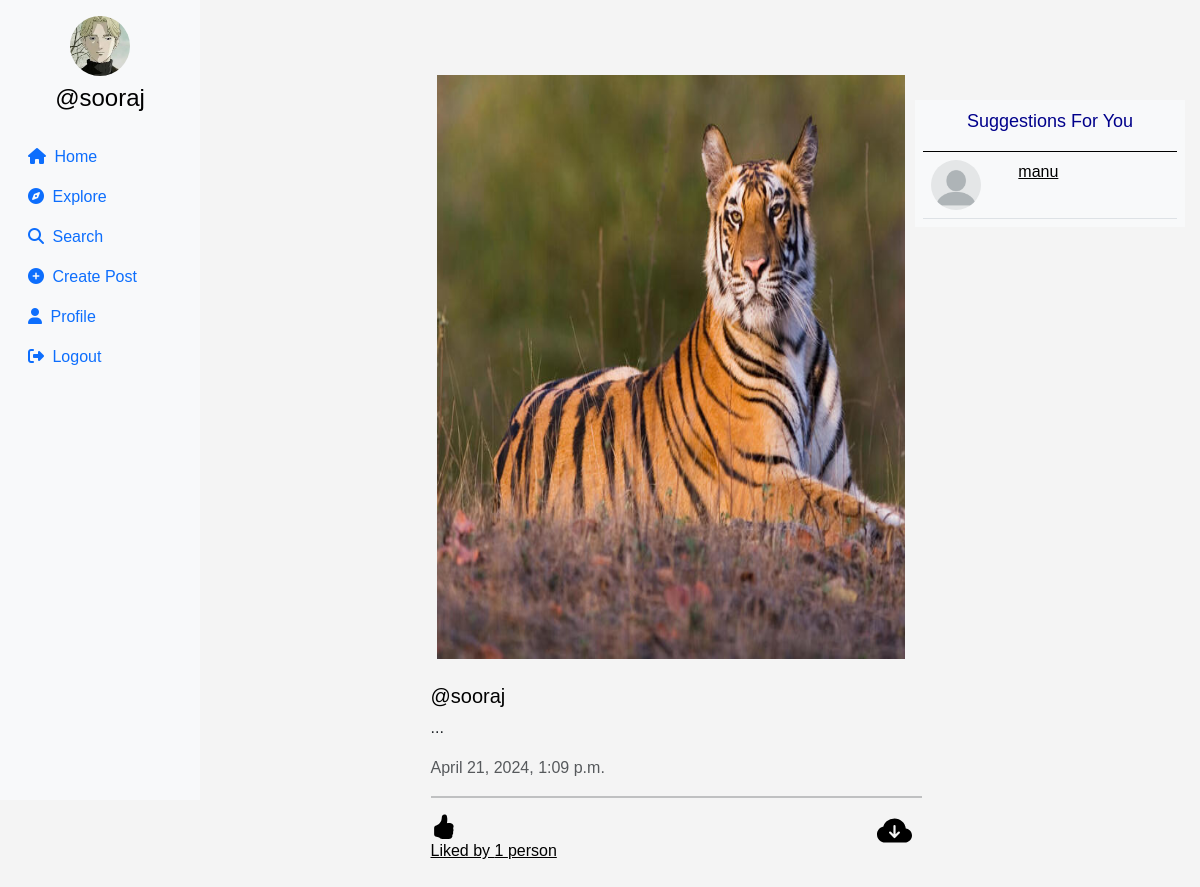
/social/ (signed in), run on the app's committed database.
### social/models.py (models this page shows, shortened)
class Profile(models.Model):
    user = models.ForeignKey(User, on_delete=models.CASCADE)
    id_user = models.IntegerField(primary_key=True, default=0)
    bio = models.TextField(blank=True, default='')
    profileimg = models.ImageField(upload_to='profile_images', default='blank-profile-picture.png')
    location = models.CharField(max_length=100, blank=True, default='')

class Post(models.Model):
    id = models.UUIDField(primary_key=True, default=uuid.uuid4)
    user = models.CharField(max_length=100)
    image = models.ImageField(upload_to='post_images')
    caption = models.TextField()
    created_at = models.DateTimeField(default=datetime.now)
    no_of_likes = models.IntegerField(default=0)

### social/views.py (the view)
# urls.py: 2. Add a URL to urlpatterns:  path('', views.home, name='home')
@login_required(login_url='/userlogin')
def home(request):
    following_users = Followers.objects.filter(follower=request.user.username).values_list('user', flat=True)
    post = Post.objects.filter(Q(user=request.user.username) | Q(user__in=following_users)).order_by('-created_at')
    profile = Profile.objects.get(user=request.user)
    all_users = User.objects.all()
    user_following_all = []
    for user in following_users:
        user_list = User.objects.get(username=user)
        user_following_all.append(user_list)
    new_suggestions_list = [x for x in list(all_users) if (x not in list(user_following_all))]
    current_user = User.objects.filter(username=request.user.username)
    final_suggestions_list = [x for x in list(new_suggestions_list) if (x not in list(current_user))]
    random.shuffle(final_suggestions_list)
    username_profile = []
    username_profile_list = []
    for users in final_suggestions_list:
        username_profile.append(users.id)
    for ids in username_profile:
        profile_lists = Profile.objects.filter(id_user=ids)
        username_profile_list.append(profile_lists)
    suggestions_username_profile_list = list(chain(*username_profile_list))
    context = {
        'post': post,
        'profile': profile,
        'suggestions_username_profile_list':suggestions_username_profile_list,
    }
    return render(request, 'main.html', context)

### social/templates/main.html (shortened to what this page needs)
<!DOCTYPE html>
{% load static %}
<html lang="en">
<head>
    <link rel="stylesheet" href="https://maxcdn.bootstrapcdn.com/bootstrap/4.5.2/css/bootstrap.min.css">
    <link href="https://cdn.jsdelivr.net/npm/bootstrap@5.0.2/dist/css/bootstrap.min.css" rel="stylesheet"
>
    <link href="https://cdn.jsdelivr.net/npm/bootstrap@5.3.3/dist/css/bootstrap.min.css" rel="stylesheet">
    <link rel="stylesheet" href="{% static 'css/app.css' %}">
</head>
<body>
<div class="container-fluid">
    <div class="row">
        <nav class="col-md-2 d-none d-md-block sidebar" style="position: fixed;">
            <div class="text-center mt-3">
                <img src="{{profile.profileimg.url}}" alt="Profile Picture" class="profile-pic">
                <h4 class="mt-2"><a href="profile/{{user}}" style="text-decoration:none;">@{{user}}</a></h4>
            </div>
            <ul class="nav flex-column mt-4">
                <li class="nav-item">
                    <a class="nav-link active" href="{% url 'home' %}">
                        <i class="fa-solid fa-house mr-1"></i> Home
                    </a>
                </li>
                <li class="nav-item">
                    <a class="nav-link" href="{% url 'explore' %}">
                        <i class="fa-solid fa-compass mr-1"></i> Explore
                    </a>
                </li>
                <li class="nav-item">
                    <a class="nav-link" href="#" data-bs-toggle="modal" data-bs-target="#exampleModal3">
                        <i class="fa-solid fa-magnifying-glass mr-1"></i> Search
                    </a>
                </li>
                <li class="nav-item">
                    <a class="nav-link" href="#" data-bs-toggle="modal" data-bs-target="#exampleModal"
                        data-bs-whatever="@getbootstrap">
                        <i class="fa-solid fa-circle-plus mr-1"></i> Create Post
                    </a>
                </li>
                <li class="nav-item">
                    <a class="nav-link" href="/social/profile/{{user}}">
                        <i class="fa-solid fa-user mr-1"></i> Profile
                    </a>
                </li>
                <li class="nav-item">
                    <a class="nav-link" href="{% url 'logoutuser' %}">
                        <i class="fa-solid fa-right-from-bracket mr-1"></i> Logout
                    </a>
                </li>
            </ul>
        </nav>
        <main role="main" class="col-md-9 ml-sm-auto col-lg-10 px-md-4">
            <div>{% for pos in post %}
                <div class="container" id="{{pos.id}}">
                    <div class="row">
                        <div class="col-md-6 mx-auto">
                            <div class="post-card" style="border: 1px; margin:50px; width:510px;">
                                <a href="{% url 'view_post' id=pos.id %}">
                                    <img src="{{pos.image.url}}" alt="Post Image" class="post-image"
                                        style="height: 584px; width:468px; margin: 25px;">
                                </a>
                                <div class="post-content" style="margin-left: 19px;">
                                    <h5><a href="/social/profile/{{pos.user}}" style="text-decoration: none;">@{{pos.user}}</a></h5>
                                    <p>{{pos.caption}}</p>
                                    <p class="text-muted">{{pos.created_at}}</p>
                                    <hr>
                                    <div class="d-flex justify-content-between" style="margin-bottom: 8px; margin-right:10px;">
                                        <a href="/social/like-post/{{pos.id}}">
                                        {% if pos.no_of_likes == 0 %}
                                        <p>0</p>
                                        {% elif pos.no_of_likes == 1 %}
                                        <p>Liked by {{pos.no_of_likes}} person</p>
                                        {% else %}
                                        <p>Liked by {{pos.no_of_likes}} people</p>
                                        {% endif %}
                                        </a>
                                        <a href="{{pos.image.url}}" download>
                                        </a>
                                </div>
                            </div>
                        </div>
                    </div>
                </div>
                {% endfor %}
            </div>
        </main>
    </div>
</div>
        <div class="col-3" style="margin-top:100px;">
            <div class="p-2 white_shd full" style="background-color: #f8f9fa;">
                <div style="border-bottom: 1px solid black;" >
                    <p class="text-center" style="font-size: 18px; font-weight: 500; color: darkblue;" >Suggestions For You</p>
                </div>
                 {% for suggestion in suggestions_username_profile_list %}
                    <div class="border-bottom p-2">
                    <a href="/social/profile/{{suggestion.user}}">
                        <div class="row">
                            <div class="col-4">
                                <img src="{{suggestion.profileimg.url}}" class="img-responsive rounded-circle" height="50px"
                                       width="50px"/>
                            </div>
                            <div class="col" style="color: black; font-weight: 500;">
                              {{ suggestion.user }}
                            </div>
                        </div>
                    </a>
                </div>
                {% endfor %}
            </div>
        </div>
</body>
</html>

### social/templates/modal.html (shortened to what this page needs)
{% load static %}

### social/templates/search.html (shortened to what this page needs)
{% load static %}

### social/templates/main.html (style rules this page uses)
.sidebar { background-color: #f8f9fa; height: 100vh; color: black; }
.profile-pic { width: 60px; height: 60px; border-radius: 50%; object-fit: cover; }
a { color: black; }
body { font-family: Arial, sans-serif; background-color: #f4f4f4; margin: 0; padding: 0; display: flex; }

### data on the page
Profile: profileimg (picture)
Post: image (picture), user "sooraj", caption "...", created_at "April 21, 2024, 1:09 p.m.", no_of_likes "1"
Profile: profileimg (placeholder picture), user "manu"

### other printed values
{{ user }} "sooraj"
